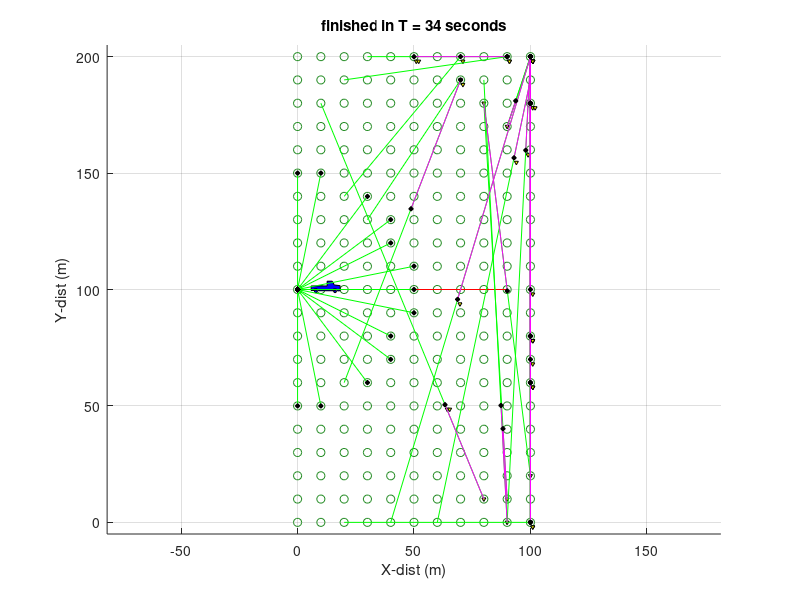

MATLAB code for this plot:
function [] = SeismicSurveyScheduler(x,y,T,hex,drones,darts,people, drone_cap,  people_cap)
% Simulates a seismic survey over a rectangular grid of area x by y meters.
% 
%Seismic surveying requires placing a large number of sensors (geophones)
%in a large grid pattern, triggering a seismic event, and recording
%accelerometer readings at each sensor. These readings are inverted to
%infer the location of hydrocarbons. Traditional seismic surveying employs
%human laborers for sensor placement and retrieval. Use of explosives,
%harsh climatic conditions, high costs and time associated with human
%deployment are the major drawbacks of traditional surveying. We propose an
%autonomous heterogeneous sensor deployment system using drones to plant
%and recover sensors.
%
% INPUTS:
% x,y: size of region to survey
% T = Initial HomeBase location in [x,y];
% hex:  number of hexapods (mobile seismic sensors)
% drones: number of deployment vehicles (fast moving vehicles that can hold
%           up to  drone_cap darts)
% darts: seismic sensors that can be deployed by drones or people
% people: humans that can deploy seismic sensors (can carry up to people_cap
%  Srikanth KVS and Aaron T. Becker
% srikanth.kvs11@gmail.com  and atbecker@uh.edu
%
% See video at https://youtu.be/NvYyT66U8JM
%%%%%%%%%%%%%%%%%%%%%%%%%%%
if nargin <1
    x = 100;
    y = 200;
    T = [0,y/2];
    hex = 0; %total number of Hexapod walkers
    drones = 500; %total number of Drones
    darts = 50; %total number of Darts
    people = 0; %total number of human workers
    drone_cap = 4; %number of darts a drone can hold
    people_cap = 0; %number of geophones a human can hold
end
%  There are two high level variables  State (S) and Graphics (G).
% State updates the state of all assets and survey location, graphics has
% handles for all graphics elements.
%constants
S.T = T; S.x = x; S.y = y; S.hex = hex; S.drones = drones; S.darts = darts; S.drone_cap = drone_cap; S.people = people;S.people_cap = people_cap;
dt = 1; % delta T: time step during main loop
maxTime = 100000; % max simulation time in seconds
tic
S = Init_State(S);
G = Init_Graphics(S); %draw everything for first time
%pause(5);
for T = 1:dt:maxTime % Main_loop
    if mod(T,100) == 0
        display(['T = ',num2str(T)]) %shows computer is still running
    end
     S = Update_State(S,dt);
     G = Update_Graphics(S,G,T);
    if isFinished(S)
        break
    end
end
title(['finished in T = ',num2str(T),' seconds'])
display(['T = ',num2str(T),', ',num2str(S.numShots),' shots'])
display([ x,y,hex ,drones,darts,drone_cap,people,people_cap,T])
toc
end

function S = Init_State(S)
% constants
gridSpacing = 10; %meters between grid points
S.minSensorsForShot = min(10, S.hex+S.darts*(S.drones>0)); %minimum number of ready sensors before a shot is taken.
S.numShots = 0;

%initialize survey points
[xg,yg] = meshgrid(0:gridSpacing:S.x,0:gridSpacing:S.y);
S.surveyPtsX = xg(:);
S.surveyPtsY = yg(:);
S.surveyPtsState = zeros(size(S.surveyPtsX));
%state: 0 no measurement, 1 assigned, 3 measured

%Initialize truck
S.Tstate = 2; % 0 - unassigned 1 - assigned 2-ready (at position) 3 - finished
S.Tpos = S.T;
S.Tstart = S.T;
S.Tgoal = S.T;
S.Tvel = 1;

%initialize hex
S.Hstate = zeros(S.hex,1); % 0 - unassigned 1 - assigned 2-ready (at position) 3- return home
S.Hpos = repmat( S.T, S.hex,1);
S.Hstart = S.Hpos;
S.Hgoal = S.Hpos;
S.Hvel = 1;
S.Hsurveypt = zeros(S.hex,1); %ID of the survey point assigned to this robot
%initilize drones
S.Qstate = zeros(S.drones,1); % 0- unassigned 1- assigned
S.Qdeploying = zeros(S.drones,1); % 0- retrieve 1- deploy mode
S.Qpos = repmat( S.T, S.drones,1);
S.Qdarts = zeros(S.drones,S.drone_cap); %IDs of darts on drone (0 is no dart)
S.Qdartpickup = zeros(S.drones,1); %ID of dart to pick up.
S.Qdartscap = zeros(S.drones,1); %how many darts on board
S.Qstart = S.Qpos;
S.Qgoal = S.Qpos;
S.Qvel = 20;
S.Qsurveypt = zeros(S.drones,1);%ID of the survey point assigned to this robot (do we need this?)
%initialize darts
S.Dstate = zeros(S.darts,1);% 0- unassigned 1- assigned 2-ready (at position)
S.Dpos = repmat( S.T, S.darts,1);
S.Dsurveypt = zeros(S.darts,1);
end

function isDone = isFinished(S)
isDone = (numel(S.surveyPtsState) == sum(S.surveyPtsState == 3));
end

function S=Update_State(S,dt)
%decide whether to do shot test (if so, update states)

S = shotTest(S);
% move agents, update agent & survey point state
S = moveHexPod(S,dt);
S = moveDrone(S,dt);
%assign agents
S = assignHexPod(S);
S = assignDrone(S);
S = moveTruck(S,dt);

end
function S = shotTest(S)
%state: 0 no measurement, 1 assigned, 2 ready for measurement, 3 measured,
readyPts = sum(S.surveyPtsState == 2);
if readyPts >= S.minSensorsForShot ||  sum(S.surveyPtsState == 0)+sum(S.surveyPtsState == 1)==0
    S.numShots = S.numShots+1;
    S.surveyPtsState(S.surveyPtsState == 2) = 3; %mark as measured
    S.Hstate(S.Hstate == 2) = 0; %hexpods can move
    S.Dstate(S.Dstate == 2) = 0; % darts can be moved
end
end


function S = moveHexPod(S,dt) %move Hex toward goal position
% 0 - unassigned 1 - assigned 2-ready (at position)
for k = 1:S.hex
    
    dxy = sqrt(sum((S.Hgoal(k,:) - S.Hpos(k,:)).^2));
    if S.Hstate(k) == 1
        if dxy > S.Hvel*dt
            S.Hpos(k,:) = S.Hpos(k,:)+S.Hvel*dt*(S.Hgoal(k,:) - S.Hpos(k,:))/dxy;
        else
            S.Hpos(k,:) = S.Hgoal(k,:);
            S.Hstate(k) = 2;  %hexpod is ready for test here
            S.surveyPtsState(S.Hsurveypt(k)) = 2; %mark survey ready for test (hexapod)
        end
    elseif S.Hstate(k) == 3
        if dxy > S.Hvel*dt
            S.Hpos(k,:) = S.Hpos(k,:)+S.Hvel*dt*(S.Hgoal(k,:) - S.Hpos(k,:))/dxy;
        else
            S.Hpos(k,:) = S.Hgoal(k,:);
            S.Hstate(k) = 0;  %hexpod is ready for test here
        end     
    end
end
end

function S = assignHexPod(S)
% for each unassigned hexpod, assign to the nearest unassigned survey
% point
for k = 1:S.hex % 0 - unassigned 1 - assigned 2-ready (at position)
    % if unassigned, move to the next (doesn't get unassigned until shot
    % is taken)
%      if numind>0
%                 dist = sqrt(sum((repmat( S.Qpos(k,:),numind,1) - [S.surveyPtsX(ind),S.surveyPtsY(ind)]).^2,2))+...
%                     sqrt(sum((repmat( S.Tpos,numind,1) - [S.surveyPtsX(ind),S.surveyPtsY(ind)]).^2,2));
%                 [~,i] = min(dist);
%                 c = find( S.surveyPtsState == 0, i,'first');
%                 minInd =c(end);
%                 
%                 S.Qgoal(k,:) = [S.surveyPtsX(minInd),S.surveyPtsY(minInd)];
%                 S.surveyPtsState(minInd) = 1; %assigned
%                 S.Qstate(k) = 1; %assigned
%                 S.Qstart(k,:) = S.Qpos(k,:);
%                 S.Qsurveypt(k) = minInd;
%             end
    if S.Hstate(k) == 0
       
%         for m = 1:numel(S.surveyPtsX)
%             if S.surveyPtsState(m) == 0 %no measurement & unassigned
%                 dist = sqrt(sum((S.Hpos(k,:) - [S.surveyPtsX(m),S.surveyPtsY(m)]).^2))+...
%                     sqrt(sum((S.Tpos - [S.surveyPtsX(m),S.surveyPtsY(m)]).^2));
%                 if dist<minDist
%                     minInd = m;
%                     minDist = dist;
%                 end
%             end
%         end
ind = (S.surveyPtsState == 0);
numind = sum(ind);
    if numind>0
                dist = sqrt(sum((repmat( S.Hpos(k,:),numind,1) - [S.surveyPtsX(ind),S.surveyPtsY(ind)]).^2,2))+...
                    sqrt(sum((repmat( S.Tpos,numind,1) - [S.surveyPtsX(ind),S.surveyPtsY(ind)]).^2,2));
                [~,i] = min(dist);
                c = find( S.surveyPtsState == 0, i,'first');
                minInd =c(end);
                
        if ~isnan(minInd)
            S.Hgoal(k,:) = [S.surveyPtsX(minInd),S.surveyPtsY(minInd)];
            S.surveyPtsState(minInd) = 1; %assigned
            S.Hstate(k) = 1; %assigned
            S.Hstart(k,:) = S.Hpos(k,:);
            S.Hsurveypt(k) = minInd;
        end
    end
    elseif S.Hstate(k) == 3
        S.Hgoal(k,:) = [S.Tgoal(:,1),S.Tgoal(:,2)];
        S.Hstart(k,:) = S.Hpos(k,:);
        S.Hsurveypt(k) = 0;
   end
end
end

function S = moveDrone(S,dt) %move Drone (and onboard darts) toward goal position
%S.Qstate  0- unassigned 1- assigned
%S.Qdeploying  0- retrieve 1- deploy mode
%S.Qdarts IDs of darts on drone (0 is no dart)
for k = 1:S.drones
    if S.Qdeploying(k) == 1 && S.Qstate(k) == 1 %deploy darts
        dxy = sqrt(sum((S.Qgoal(k,:) - S.Qpos(k,:)).^2));
        if dxy > S.Qvel*dt
            S.Qpos(k,:) = S.Qpos(k,:)+S.Qvel*dt*(S.Qgoal(k,:) - S.Qpos(k,:))/dxy;
        else
            S.Qpos(k,:) = S.Qgoal(k,:);
            S.Qstate(k) = 0;  %Unassigned so that the drone can go to it's next location for deployment
            dartInd = find(S.Qdarts(k,:) >0,1,'first');
            dartID = S.Qdarts(k,dartInd);
            S.Qdarts(k,dartInd) = 0;  %remove dart from drone
            S.Dstate(dartID) =  2;  % dart is ready for measurement
            S.Dpos(dartID,:) = S.Qgoal(k,:); % dart position is the survey point
            S.Dsurveypt(dartID) = S.Qsurveypt(k); %assign survey point to dart
            S.surveyPtsState(S.Dsurveypt(dartID)) = 2; %mark survey ready for test (dart)
            
            if sum(S.Qdarts(k,:)>0) == 0 % if number of onboard darts = 0, time to retrieve
                S.Qdeploying(k) = 0;
            end
        end
    elseif S.Qdeploying(k) == 0 && S.Qstate(k) == 1 %retrieving darts
        dxy = sqrt(sum((S.Qgoal(k,:) - S.Qpos(k,:)).^2));
        if dxy > S.Qvel*dt %move toward dart position
            S.Qpos(k,:) = S.Qpos(k,:)+S.Qvel*dt*(S.Qgoal(k,:) - S.Qpos(k,:))/dxy;
        else % the drone reaches the dart position this step
            S.Qpos(k,:) = S.Qgoal(k,:);
            S.Qstate(k) = 0;  %Unassigned so that the drone can go to it's next location for deployment
            emptyInd = find(S.Qdarts(k,:) == 0,1,'first'); %find empty slot on quad
            S.Qdarts(k,emptyInd) = S.Qdartpickup(k);  %add dart to drone
            S.Dsurveypt(S.Qdartpickup(k)) = 0; %unassign dart's survey point
            S.Qdartpickup(k) = 0; %dart is picked up
            if sum(S.Qdarts(k,:)>0) == S.drone_cap  % if full of darts, time to deploy
                S.Qdeploying(k) = 1;
            end
        end
    end
    % update position of all onboard darts
    count = 1;
    for m = 1:numel(S.Qdarts(k,:))
        if S.Qdarts(k,m) > 0
            S.Dpos(S.Qdarts(k,m),:) = S.Qpos(k,:)+[count,-2];
            count = count+1;
        end
    end
end
end


function S = assignDrone(S)
% for each unassigned drone:
% if in deploy mode, assign to the nearest unassigned survey point
% if in retrieve mode, assign to nearest ready dart
for k = 1:S.drones  % 0- unassigned 1- assigned
    
                % added to stop race condition
            if  S.Qstate(k) == 0 && sum(S.Qdarts(k,:)>0) >=1 &&  sum(S.Dstate == 0)==0   %we have at least one dart, and no darts are available->time to deploy
                S.Qdeploying(k) = 1;
            end
    
    if  S.Qstate(k) == 0 %only assign if unassigned
        if S.Qdeploying(k) == 0 % need to retrieve darts -- so find the closest dart
            
            minDist = 10*S.x*S.y; %a very large number
            minInd = NaN;
            for m = 1:S.darts
                if S.Dstate(m) == 0 %no measurement & unassigned
                    dist = sqrt(sum((S.Qpos(k,:) - S.Dpos(m,:)).^2));
                    if dist<minDist
                        minInd = m;
                        minDist = dist;
                    end
                end
            end
            if ~isnan(minInd)
                S.Qgoal(k,:) = S.Dpos(minInd,:);
                S.Qstate(k) = 1; %assigned
                S.Qstart(k,:) = S.Qpos(k,:);
                S.Dstate(minInd) = 1; %dart is assigned
                S.Qdartpickup(k) = minInd;
                S.Dsurveypt(k) = 0; %no survey point assigned
            end
         
        else % need to deploy darts -- so find the closest survey point
            ind = (S.surveyPtsState == 0);
            numind = sum(ind);
%             disp(numind);
            ind_s = (S.surveyPtsState == 1);
            numind_s = sum(ind_s);
%             disp(numind_s);
            if numind>0
                dist = sqrt(sum((repmat( S.Qpos(k,:),numind,1) - [S.surveyPtsX(ind),S.surveyPtsY(ind)]).^2,2))+...
                    sqrt(sum((repmat( S.Tpos,numind,1) - [S.surveyPtsX(ind),S.surveyPtsY(ind)]).^2,2));
                [~,i] = min(dist);
                c = find( S.surveyPtsState == 0, i,'first');
                minInd =c(end);
                
                S.Qgoal(k,:) = [S.surveyPtsX(minInd),S.surveyPtsY(minInd)];
                S.surveyPtsState(minInd) = 1; %assigned
                S.Qstate(k) = 1; %assigned
                S.Qstart(k,:) = S.Qpos(k,:);
                S.Qsurveypt(k) = minInd;
                
            elseif numind == 0
                if numind_s > 0
                    dist_1 = sqrt(sum((repmat( S.Qpos(k,:),numind_s,1) - [S.surveyPtsX(ind_s),S.surveyPtsY(ind_s)]).^2,2))+...
                    sqrt(sum((repmat( S.Tpos,numind_s,1) - [S.surveyPtsX(ind_s),S.surveyPtsY(ind_s)]).^2,2));
                    [~,i] = min(dist_1);
                    c1 = find( S.surveyPtsState == 1, i,'first');
                    minInd_q =c1(end);
                    
                    for j = 1:S.hex
                        if S.Hstate(j) == 1
                                 S.Hstate(j) = 3; %drone return home
                        end      
                    end
                    S.Qgoal(k,:) = [S.surveyPtsX(minInd_q),S.surveyPtsY(minInd_q)];
                                 S.surveyPtsState(minInd_q) = 1; %assigned
                                 S.Qstate(k) = 1; %assigned
                                 S.Qstart(k,:) = S.Qpos(k,:);
                                 S.Qsurveypt(k) = minInd_q; 
                end
            end
        end
    end
end
end
function G = Init_Graphics(S)
figure(1);
clf;
set(gca,'Xlim',[0,S.x],'Ylim',[0,S.y]);
%draw survey points. 
%State: 0 no measurement, 1 assigned, 2 ready for measurement, 3 measured,
%          grey             gold         red   green      
G.colors = [.6,.6,.6; 1, 0.8431,0;1.0000    0.2706         0;0.1333    0.5451    0.1333];
G.surveyPts = scatter(S.surveyPtsX,S.surveyPtsY,[],S.surveyPtsState);
colormap(G.colors(unique(S.surveyPtsState)+1,:));
hold on
axis equal
G.a = axis;
G.a = G.a + 5*[-1,1,-1,1];
axis(G.a);
grid on;
%draw truck
G.tPathG = line([S.Tstart(1),S.Tgoal(1)],[S.Tstart(2),S.Tgoal(2)],'color' ,'b');
G.tPathP = line([S.Tpos(1),S.Tgoal(1)],[S.Tpos(2),S.Tgoal(2)],'color' ,'r');
tpts = truckPts(S.Tpos(1),S.Tpos(2),1);
G.truck = fill(tpts(:,1),tpts(:,2),'b');

%draw darts
G.da = ones(S.darts,1);
for k = 1:S.darts     %draw the darts
    dapts = daPts(S.Dpos(k,1),S.Dpos(k,2),1);
    G.da(k) = fill(dapts(:,1),dapts(:,2),'y');
end

%draw hexpods
G.h = ones(S.hex,1);
G.hPathG = ones(S.hex,1);
G.hPathP = ones(S.hex,1);
for k = 1:S.hex % draw desired paths
    G.hPathG(k) = line([S.Hstart(k,1),S.Hgoal(k,1)],[S.Hstart(k,2),S.Hgoal(k,2)],'color' ,'b');
end
for k = 1:S.hex    %draw current path
    G.hPathP(k) = line([S.Hpos(k,1),S.Hgoal(k,1)],[S.Hpos(k,2),S.Hgoal(k,2)],'color' ,'r');
end
for k = 1:S.hex     %draw the hexpods
    hpts = hexPts(S.Hpos(k,1),S.Hpos(k,2),1);
    G.h(k) = fill(hpts(:,1),hpts(:,2),'r');
end
%draw quads
G.d = ones(S.drones,1);
G.DPathG = ones(S.drones,1);
G.DPathP = ones(S.drones,1);
for k = 1:S.drones % draw desired paths
    G.DPathG(k) = line([S.Qstart(k,1),S.Qgoal(k,1)],[S.Qstart(k,2),S.Qgoal(k,2)],'color' ,'g');
end
for k = 1:S.drones    %draw current path
    G.DPathP(k) = line([S.Qpos(k,1),S.Qgoal(k,1)],[S.Qpos(k,2),S.Qgoal(k,2)],'color' ,'m');
end
for k = 1:S.drones    %draw the drones
    dpts = dPts(S.Qpos(k,1),S.Qpos(k,2),1);
    G.d(k) = fill(dpts(:,1),dpts(:,2),'k');
end

%draw people
hold off
axis(G.a);
drawnow;
end % end init_graphics

function S = moveTruck(S,dt) %move Truck (and onboard darts) in +x
% find the survey point with lowest x value.
xMin = min(S.surveyPtsX(S.surveyPtsState < 3));
if ~isempty(xMin)
    S.Tgoal(1) = xMin;
end
oldPos = S.Tpos;
 dxy = sqrt(sum((S.Tgoal - S.Tpos).^2));
        if dxy > S.Tvel*dt
            S.Tpos = S.Tpos+S.Tvel*dt*(S.Tgoal - S.Tpos)/dxy;
        else
            S.Tpos = S.Tgoal;
        end
    % update position of all onboard darts
    for m = 1:numel(S.Dstate)
        if S.Dstate(m) == 0 &&  S.Dpos(m,1) == oldPos(1) &&S.Dpos(m,2) == oldPos(2)
            S.Dpos(m,:) = S.Tpos;
        end
    end
end

function G = Update_Graphics(S,G,T)
%update survey points
set(G.surveyPts,'CData',S.surveyPtsState);
colormap(G.colors(unique(S.surveyPtsState)+1,:));
%update truck
tpts = truckPts(S.Tpos(1),S.Tpos(2),1); set(G.truck, 'XData',tpts(:,1) ,'YData',tpts(:,2)) ;

%draw hexpods
for k = 1:S.hex
    hpts = hexPts(S.Hpos(k,1),S.Hpos(k,2),1);
    set( G.h(k), 'XData',hpts(:,1) ,'YData',hpts(:,2));
    set( G.hPathG(k), 'XData',[S.Hstart(k,1),S.Hgoal(k,1)],'YData',[S.Hstart(k,2),S.Hgoal(k,2)]);
    set( G.hPathP(k), 'XData',[S.Hpos(k,1),S.Hgoal(k,1)],'YData',[S.Hpos(k,2),S.Hgoal(k,2)]);
end
%draw quads
for k = 1:S.drones
    dpts = dPts(S.Qpos(k,1),S.Qpos(k,2),1);
    set( G.d(k), 'XData',dpts(:,1) ,'YData',dpts(:,2));
    set( G.DPathG(k), 'XData',[S.Qstart(k,1),S.Qgoal(k,1)],'YData',[S.Qstart(k,2),S.Qgoal(k,2)]);
    set( G.DPathP(k), 'XData',[S.Qpos(k,1),S.Qgoal(k,1)],'YData',[S.Qpos(k,2),S.Qgoal(k,2)]);
end
%draw darts
for k = 1:S.darts
    dapts = daPts(S.Dpos(k,1),S.Dpos(k,2),1);
    set( G.da(k), 'XData',dapts(:,1) ,'YData',dapts(:,2));
end

%update truck
set(G.tPathG, 'XData',[S.Tstart(1),S.Tgoal(1)],'YData',[S.Tstart(2),S.Tgoal(2)]);
set(G.tPathP, 'XData',[S.Tpos(1),S.Tgoal(1)],'YData',[S.Tpos(2),S.Tgoal(2)]);
tpts = truckPts(S.Tpos(1),S.Tpos(2),1); set(G.truck, 'XData',tpts(:,1) ,'YData',tpts(:,2)) ;
%draw people

%update title
title(['T = ',num2str(T),', ',num2str(sum(S.surveyPtsState == 2)),' pts ready, ',num2str(S.numShots),' shots'])
xlabel 'X-dist (m)';
ylabel 'Y-dist (m)';
drawnow;
end % end update graphics

function pts = hexPts(xOff,yOff,sc) %draw a hexagon
th = 0:pi/3:2*pi;
pts = sc*[xOff+cos(th)',yOff+sin(th)'];
end

function pts = dPts(xOff,yOff,sc) %draw a drone
th = 0:pi/2:2*pi;
pts = sc*[xOff+cos(th)',yOff+sin(th)'];
end

function pts = daPts(xOff,yOff,sc) %draw a dart
th = -pi/2+(0:2*pi/3:2*pi);
pts = sc*[xOff+cos(th)',yOff+sin(th)'];
end

function pts = truckPts(xOff,yOff,sc)
pts = [-6.1757   -1.5258
    0.6896   -1.5258
    0.6979   -3.5692
    2.8979   -3.5692
    3.7789   -1.9548
    6.2676   -1.6545
    6.2979    0.5308
    5.0979    0.6308
    4.6371   -0.2814
    3.4357   -0.2814
    3.0979    0.5308
    3.6073    0.5338
    4.0793    0.1476
    4.6800    0.4909
    4.6979    1.0308
    4.0793    1.3920
    3.5215    1.0487
    3.5215    0.5338
    3.0495    0.5338
    -3.0863    0.5338
    -3.6441   -0.3243
    -4.8026   -0.3243
    -5.3175    0.4480
    -4.6739    0.4051
    -4.1590    0.1905
    -3.6441    0.3622
    -3.5154    0.8342
    -3.8157    1.3491
    -4.3735    1.3491
    -4.7597    0.8771
    -4.6739    0.4051
    -5.3175    0.4051
    -6.1757    0.4480];
pts(:,2) = -pts(:,2) ;
pts = sc*pts + repmat([xOff,yOff],size(pts,1),1);
end
